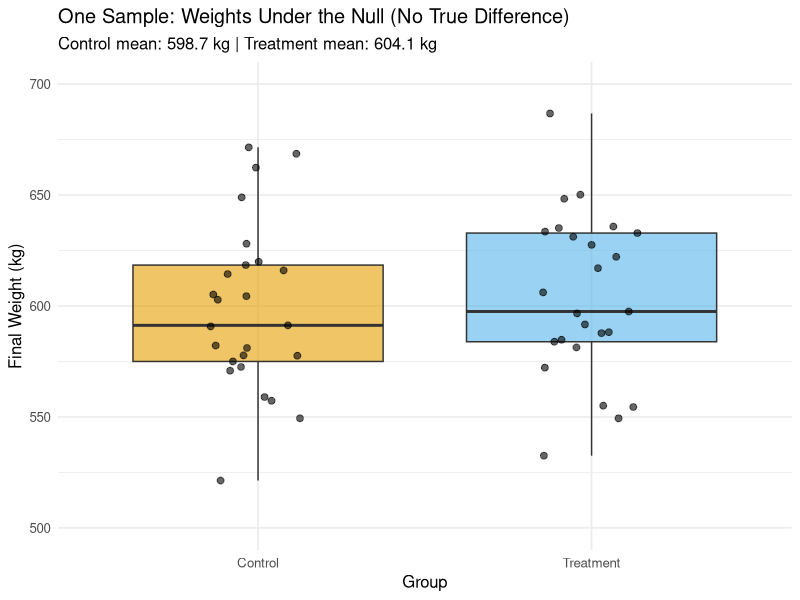
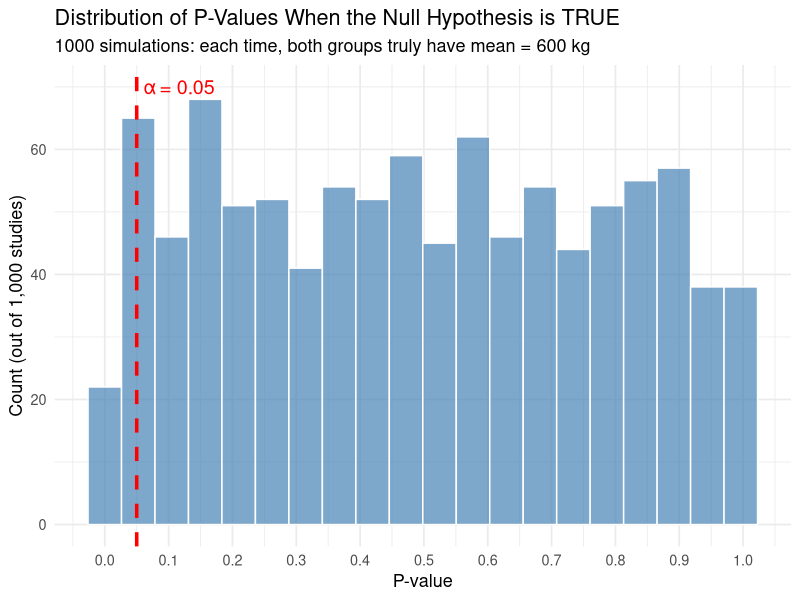
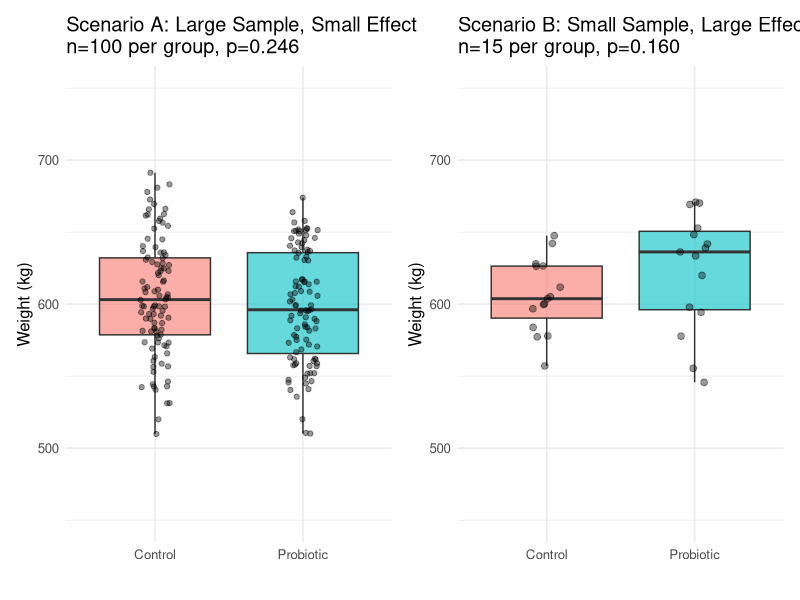
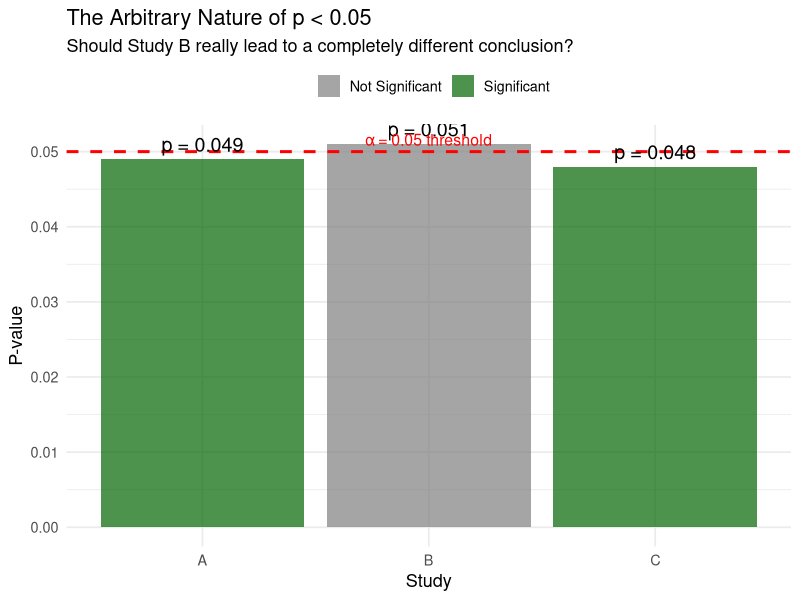
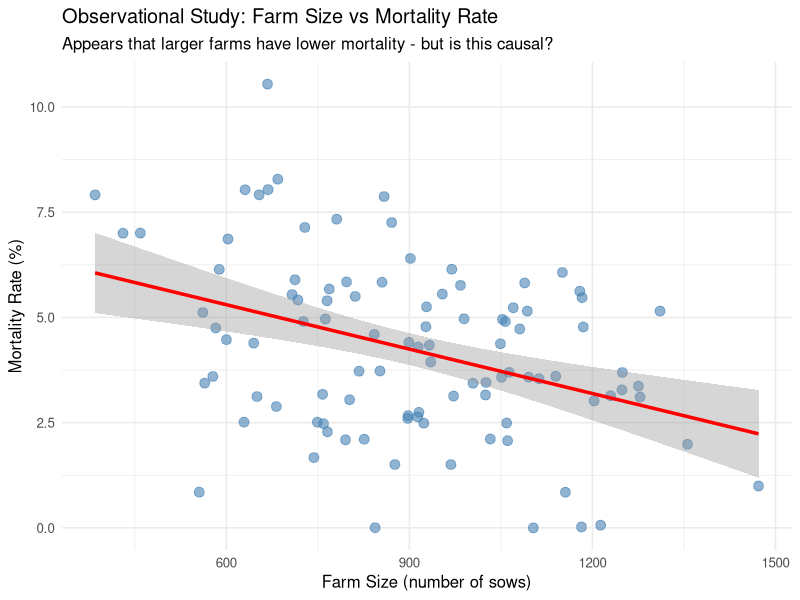
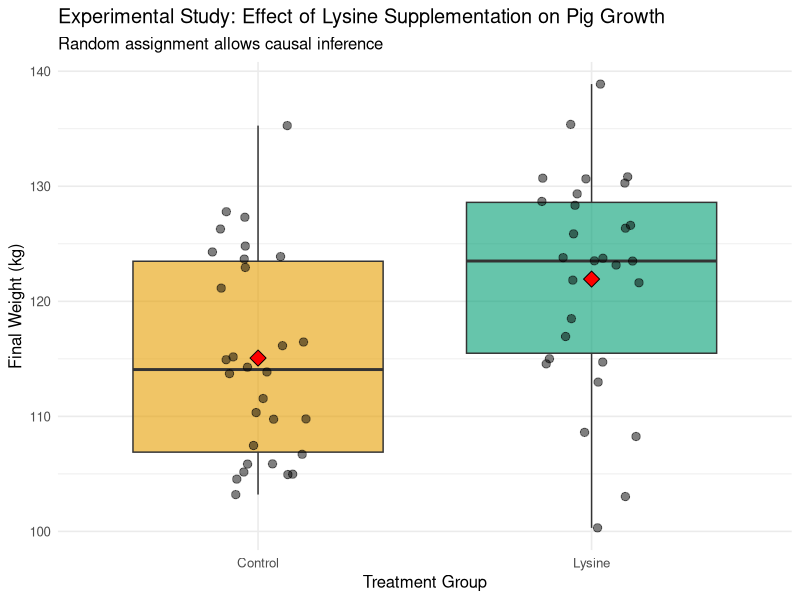
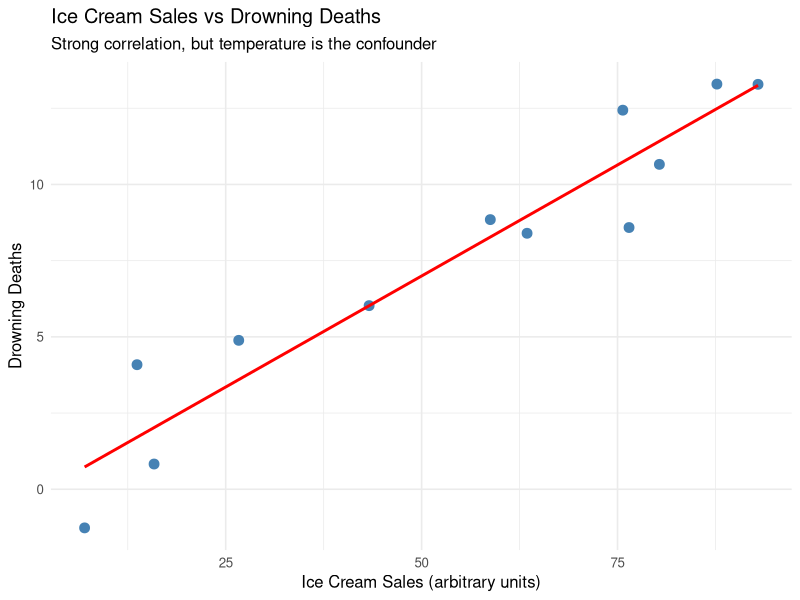
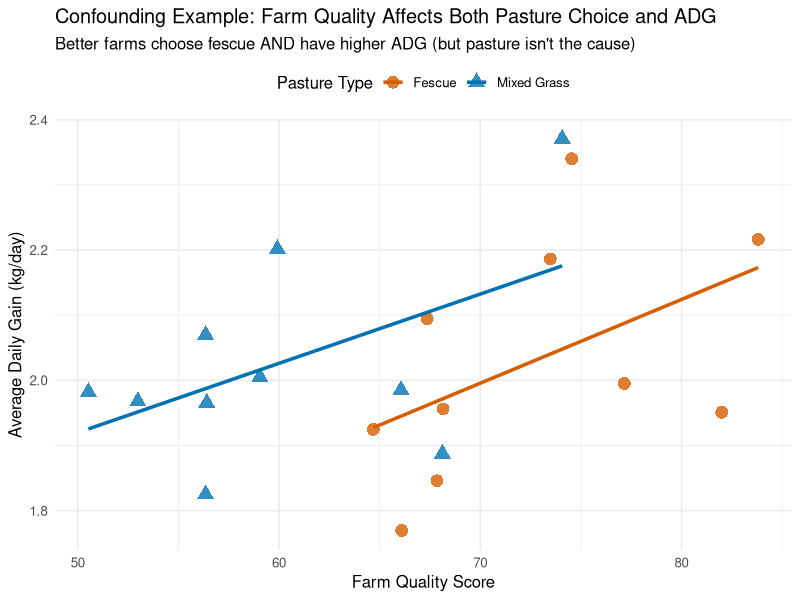

The R source for these figures, in order:
## ---- chunk 1
# Load required packages
library(tidyverse)
library(broom)
library(patchwork)
library(scales)

# Set theme for all plots
theme_set(theme_minimal(base_size = 12))

# Set seed for reproducibility
set.seed(20250122)
## ---- chunk 2
tibble(
  Aspect = c("Definition of Probability",
             "Parameters",
             "Prior Knowledge",
             "Output",
             "Interpretation"),
  Frequentist = c("Long-run frequency",
                  "Fixed, unknown constants",
                  "Not formally incorporated",
                  "p-values, confidence intervals",
                  "Based on hypothetical repetition"),
  Bayesian = c("Degree of belief",
               "Random variables with distributions",
               "Explicitly incorporated via priors",
               "Posterior distributions, credible intervals",
               "Direct probability statements")
) %>%
  knitr::kable(format = "html") %>%
  kableExtra::kable_styling(bootstrap_options = c("striped", "hover"))
## ---- chunk 3
# Simulation parameters
n_per_group <- 25
true_mean <- 600  # kg, both groups
true_sd <- 40

# Generate ONE sample where null is true
set.seed(123)
control <- rnorm(n_per_group, mean = true_mean, sd = true_sd)
treatment <- rnorm(n_per_group, mean = true_mean, sd = true_sd)

# Combine into data frame
sample_data <- tibble(
  weight = c(control, treatment),
  group = rep(c("Control", "Treatment"), each = n_per_group)
)

# Visualize
p1 <- ggplot(sample_data, aes(x = group, y = weight, fill = group)) +
  geom_boxplot(alpha = 0.6, outlier.shape = NA) +
  geom_jitter(width = 0.15, alpha = 0.6, size = 2) +
  scale_fill_manual(values = c("Control" = "#E69F00", "Treatment" = "#56B4E9")) +
  labs(
    title = "One Sample: Weights Under the Null (No True Difference)",
    subtitle = sprintf("Control mean: %.1f kg | Treatment mean: %.1f kg",
                      mean(control), mean(treatment)),
    y = "Final Weight (kg)",
    x = "Group"
  ) +
  theme(legend.position = "none") +
  ylim(500, 700)

print(p1)

# Run t-test
test_result <- t.test(control, treatment)
cat(sprintf("\nObserved difference: %.1f kg\n", mean(treatment) - mean(control)))
cat(sprintf("P-value: %.4f\n", test_result$p.value))
## ---- chunk 4
# Simulate 1000 experiments where null is true
n_simulations <- 1000

simulate_study <- function() {
  control <- rnorm(n_per_group, mean = true_mean, sd = true_sd)
  treatment <- rnorm(n_per_group, mean = true_mean, sd = true_sd)
  t.test(control, treatment)$p.value
}

p_values <- replicate(n_simulations, simulate_study())

# Visualize distribution
p2 <- tibble(p_value = p_values) %>%
  ggplot(aes(x = p_value)) +
  geom_histogram(bins = 20, fill = "steelblue", alpha = 0.7, color = "white") +
  geom_vline(xintercept = 0.05, color = "red", linetype = "dashed", linewidth = 1.2) +
  annotate("text", x = 0.05, y = 70, label = "α = 0.05",
           color = "red", hjust = -0.1, size = 5) +
  labs(
    title = "Distribution of P-Values When the Null Hypothesis is TRUE",
    subtitle = sprintf("%d simulations: each time, both groups truly have mean = %d kg",
                      n_simulations, true_mean),
    x = "P-value",
    y = "Count (out of 1,000 studies)"
  ) +
  scale_x_continuous(breaks = seq(0, 1, 0.1)) +
  theme_minimal(base_size = 13)

print(p2)

# Calculate proportion "significant"
prop_sig <- mean(p_values < 0.05)
cat(sprintf("\nProportion of p-values < 0.05: %.3f (expected: 0.05)\n", prop_sig))
cat(sprintf("Out of %d studies where null is TRUE, %d (%.1f%%) would be \"significant\" at p < 0.05\n",
            n_simulations, sum(p_values < 0.05), 100 * prop_sig))
## ---- chunk 5
set.seed(456)

# Scenario A: Large sample, small effect
n_large <- 100
effect_small <- 3  # kg difference
cattle_a_control <- rnorm(n_large, mean = 600, sd = 40)
cattle_a_treat <- rnorm(n_large, mean = 600 + effect_small, sd = 40)

# Scenario B: Small sample, large effect
n_small <- 15
effect_large <- 15  # kg difference
cattle_b_control <- rnorm(n_small, mean = 600, sd = 40)
cattle_b_treat <- rnorm(n_small, mean = 600 + effect_large, sd = 40)

# T-tests
p_a <- t.test(cattle_a_treat, cattle_a_control)$p.value
p_b <- t.test(cattle_b_treat, cattle_b_control)$p.value

# Visualize
data_a <- tibble(weight = c(cattle_a_control, cattle_a_treat),
                 group = rep(c("Control", "Probiotic"), each = n_large),
                 scenario = "A")
data_b <- tibble(weight = c(cattle_b_control, cattle_b_treat),
                 group = rep(c("Control", "Probiotic"), each = n_small),
                 scenario = "B")

plot_a <- ggplot(data_a, aes(x = group, y = weight, fill = group)) +
  geom_boxplot(alpha = 0.6) +
  geom_jitter(width = 0.1, alpha = 0.4, size = 1.5) +
  labs(title = sprintf("Scenario A: Large Sample, Small Effect\nn=%d per group, p=%.3f",
                       n_large, p_a),
       y = "Weight (kg)", x = "") +
  theme(legend.position = "none") +
  ylim(450, 750)

plot_b <- ggplot(data_b, aes(x = group, y = weight, fill = group)) +
  geom_boxplot(alpha = 0.6) +
  geom_jitter(width = 0.1, alpha = 0.4, size = 2) +
  labs(title = sprintf("Scenario B: Small Sample, Large Effect\nn=%d per group, p=%.3f",
                       n_small, p_b),
       y = "Weight (kg)", x = "") +
  theme(legend.position = "none") +
  ylim(450, 750)

plot_a + plot_b
## ---- chunk 6
# Simulation: huge sample, tiny effect
set.seed(789)
n_huge <- 5000
tiny_effect <- 0.3  # kg

monday_pigs <- rnorm(n_huge, mean = 280, sd = 20)
other_pigs <- rnorm(n_huge, mean = 280 + tiny_effect, sd = 20)

test_huge <- t.test(other_pigs, monday_pigs)

cat(sprintf("Sample size: %d per group\n", n_huge))
cat(sprintf("Mean difference: %.2f kg\n", mean(other_pigs) - mean(monday_pigs)))
cat(sprintf("P-value: %.2e (highly significant!)\n", test_huge$p.value))
cat(sprintf("But effect size: %.2f kg (%.1f%% of mean weight)\n",
            tiny_effect, 100 * tiny_effect / 280))
## ---- chunk 7
# Visualize the arbitrary threshold
tibble(
  study = c("A", "B", "C"),
  p_value = c(0.049, 0.051, 0.048),
  significant = p_value < 0.05
) %>%
  ggplot(aes(x = study, y = p_value, fill = significant)) +
  geom_col(alpha = 0.7) +
  geom_hline(yintercept = 0.05, linetype = "dashed", color = "red", linewidth = 1) +
  geom_text(aes(label = sprintf("p = %.3f", p_value)), vjust = -0.5, size = 5) +
  annotate("text", x = 2, y = 0.05, label = "α = 0.05 threshold",
           color = "red", vjust = -0.5, size = 4) +
  scale_fill_manual(values = c("TRUE" = "darkgreen", "FALSE" = "gray50"),
                    labels = c("TRUE" = "Significant", "FALSE" = "Not Significant")) +
  labs(
    title = "The Arbitrary Nature of p < 0.05",
    subtitle = "Should Study B really lead to a completely different conclusion?",
    x = "Study",
    y = "P-value",
    fill = ""
  ) +
  theme_minimal(base_size = 13) +
  theme(legend.position = "top")
## ---- chunk 8
# Simulate observational data with confounding
set.seed(321)
n_farms <- 100

# Management quality is a confounder
management_quality <- rnorm(n_farms, mean = 50, sd = 15)

# Better-managed farms tend to be larger (confounding)
farm_size <- 500 + 8 * management_quality + rnorm(n_farms, mean = 0, sd = 200)

# Mortality is affected by management quality, NOT farm size directly
mortality_rate <- 8 - 0.08 * management_quality + rnorm(n_farms, mean = 0, sd = 1.5)
mortality_rate <- pmax(0, mortality_rate)  # Can't be negative

farm_data <- tibble(
  farm_id = 1:n_farms,
  size = farm_size,
  mortality = mortality_rate,
  management = management_quality
)

# Naive analysis (ignoring confounding)
p3 <- ggplot(farm_data, aes(x = size, y = mortality)) +
  geom_point(alpha = 0.6, size = 3, color = "steelblue") +
  geom_smooth(method = "lm", se = TRUE, color = "red", linewidth = 1.2) +
  labs(
    title = "Observational Study: Farm Size vs Mortality Rate",
    subtitle = "Appears that larger farms have lower mortality - but is this causal?",
    x = "Farm Size (number of sows)",
    y = "Mortality Rate (%)"
  )

print(p3)

cor_size_mort <- cor(farm_data$size, farm_data$mortality)
cat(sprintf("\nCorrelation between farm size and mortality: %.3f\n", cor_size_mort))
cat("But this is driven by a confounder: management quality!\n")
## ---- chunk 9
# Simulate experimental data
set.seed(654)
n_pigs <- 60

# Randomly assign treatment
pig_data <- tibble(
  pig_id = 1:n_pigs,
  treatment = rep(c("Control", "Lysine"), each = n_pigs/2),
  # Lysine truly increases weight by ~8 kg
  final_weight = ifelse(treatment == "Control",
                       rnorm(n_pigs/2, mean = 115, sd = 12),
                       rnorm(n_pigs/2, mean = 115 + 8, sd = 12))
)

# Visualize
p4 <- ggplot(pig_data, aes(x = treatment, y = final_weight, fill = treatment)) +
  geom_boxplot(alpha = 0.6, outlier.shape = NA) +
  geom_jitter(width = 0.15, alpha = 0.5, size = 2.5) +
  stat_summary(fun = mean, geom = "point", shape = 23, size = 4, fill = "red") +
  scale_fill_manual(values = c("Control" = "#E69F00", "Lysine" = "#009E73")) +
  labs(
    title = "Experimental Study: Effect of Lysine Supplementation on Pig Growth",
    subtitle = "Random assignment allows causal inference",
    y = "Final Weight (kg)",
    x = "Treatment Group"
  ) +
  theme(legend.position = "none")

print(p4)

# Test for difference
exp_test <- t.test(final_weight ~ treatment, data = pig_data)
cat(sprintf("\nMean difference: %.2f kg\n",
            mean(pig_data$final_weight[pig_data$treatment == "Lysine"]) -
            mean(pig_data$final_weight[pig_data$treatment == "Control"])))
cat(sprintf("P-value: %.4f\n", exp_test$p.value))
cat("\nBecause we RANDOMLY assigned treatments, we can conclude:\n")
cat("Lysine supplementation CAUSES increased growth in pigs.\n")
## ---- chunk 10
# Simulate ice cream and drowning with temperature as confounder
months <- 1:12
temperature <- c(0, 2, 10, 15, 20, 25, 28, 27, 22, 15, 8, 2)  # Celsius
ice_cream_sales <- 10 + 3 * temperature + rnorm(12, 0, 5)
drownings <- 2 + 0.4 * temperature + rnorm(12, 0, 1)

confound_data <- tibble(
  month = factor(month.abb, levels = month.abb),
  temp = temperature,
  ice_cream = ice_cream_sales,
  drowning = drownings
)

p5 <- ggplot(confound_data, aes(x = ice_cream, y = drowning)) +
  geom_point(size = 3, color = "steelblue") +
  geom_smooth(method = "lm", se = FALSE, color = "red") +
  labs(
    title = "Ice Cream Sales vs Drowning Deaths",
    subtitle = "Strong correlation, but temperature is the confounder",
    x = "Ice Cream Sales (arbitrary units)",
    y = "Drowning Deaths"
  )

print(p5)
## ---- chunk 11
# Simulate pasture study with confounding
set.seed(987)
n_farms <- 20

pasture_data <- tibble(
  farm = 1:n_farms,
  pasture_type = rep(c("Fescue", "Mixed Grass"), each = 10)
) %>%
  mutate(
    # Farm quality is confounder: better farms choose fescue
    farm_quality = ifelse(pasture_type == "Fescue",
                         rnorm(n_farms/2, mean = 75, sd = 8),
                         rnorm(n_farms/2, mean = 60, sd = 8)),
    # ADG depends on farm quality, NOT pasture type!
    adg = 1.2 + 0.012 * farm_quality + rnorm(n_farms, mean = 0, sd = 0.15)
  )

# Visualize the confounding
p6 <- ggplot(pasture_data, aes(x = farm_quality, y = adg, color = pasture_type, shape = pasture_type)) +
  geom_point(size = 4, alpha = 0.8) +
  geom_smooth(method = "lm", se = FALSE, linewidth = 1.2) +
  scale_color_manual(values = c("Fescue" = "#D55E00", "Mixed Grass" = "#0072B2")) +
  labs(
    title = "Confounding Example: Farm Quality Affects Both Pasture Choice and ADG",
    subtitle = "Better farms choose fescue AND have higher ADG (but pasture isn't the cause)",
    x = "Farm Quality Score",
    y = "Average Daily Gain (kg/day)",
    color = "Pasture Type",
    shape = "Pasture Type"
  ) +
  theme(legend.position = "top")

print(p6)

# Naive comparison
pasture_data %>%
  group_by(pasture_type) %>%
  summarise(mean_adg = mean(adg), .groups = 'drop') %>%
  knitr::kable(digits = 3, col.names = c("Pasture Type", "Mean ADG (kg/day)"))
## ---- chunk 12
set.seed(2025)

# Start with 60 pigs with various characteristics
pigs <- tibble(
  pig_id = 1:60,
  initial_weight = rnorm(60, mean = 25, sd = 4),
  age_days = round(runif(60, min = 50, max = 70)),
  sex = sample(c("Male", "Female"), 60, replace = TRUE),
  litter = sample(1:15, 60, replace = TRUE)
)

# RANDOMLY assign to treatment
pigs <- pigs %>%
  mutate(treatment = sample(rep(c("Control", "Probiotic"), each = 30)))

# Check balance
pigs %>%
  group_by(treatment) %>%
  summarise(
    n = n(),
    mean_weight = mean(initial_weight),
    mean_age = mean(age_days),
    prop_male = mean(sex == "Male"),
    .groups = 'drop'
  ) %>%
  knitr::kable(digits = 2,
               col.names = c("Treatment", "N", "Mean Weight (kg)",
                            "Mean Age (days)", "Proportion Male"))
## ---- chunk 13
set.seed(111)

# Simulate RCT data
rct_pigs <- tibble(
  pig_id = 1:120,
  # Randomize first
  treatment = sample(rep(c("Control", "Additive"), each = 60)),
  # Baseline characteristics are balanced (due to randomization)
  initial_weight = rnorm(120, mean = 20, sd = 3),
  # Outcome: additive truly improves ADG by 0.05 kg/day
  adg = ifelse(treatment == "Control",
              rnorm(60, mean = 0.75, sd = 0.10),
              rnorm(60, mean = 0.75 + 0.05, sd = 0.10))
)

# Visualize
p7 <- ggplot(rct_pigs, aes(x = treatment, y = adg, fill = treatment)) +
  geom_boxplot(alpha = 0.6, outlier.shape = NA) +
  geom_jitter(width = 0.2, alpha = 0.3, size = 1.5) +
  stat_summary(fun = mean, geom = "point", shape = 23, size = 5, fill = "white", color = "black") +
  scale_fill_manual(values = c("Control" = "#E69F00", "Additive" = "#56B4E9")) +
  labs(
    title = "RCT Results: Feed Additive Effect on Average Daily Gain",
    subtitle = "White diamond = group mean",
    y = "Average Daily Gain (kg/day)",
    x = "Treatment Group"
  ) +
  theme(legend.position = "none")

print(p7)

# Statistical test
rct_test <- t.test(adg ~ treatment, data = rct_pigs)
effect_size <- mean(rct_pigs$adg[rct_pigs$treatment == "Additive"]) -
               mean(rct_pigs$adg[rct_pigs$treatment == "Control"])

cat(sprintf("\nControl mean ADG: %.3f kg/day\n",
            mean(rct_pigs$adg[rct_pigs$treatment == "Control"])))
cat(sprintf("Additive mean ADG: %.3f kg/day\n",
            mean(rct_pigs$adg[rct_pigs$treatment == "Additive"])))
cat(sprintf("Difference: %.3f kg/day\n", effect_size))
cat(sprintf("95%% CI: [%.3f, %.3f]\n", rct_test$conf.int[1], rct_test$conf.int[2]))
cat(sprintf("P-value: %.4f\n", rct_test$p.value))
cat("\n✓ Because of RANDOM ASSIGNMENT, we can conclude:\n")
cat("  The additive CAUSES a ~0.05 kg/day increase in growth rate.\n")
## ---- chunk 14
sessionInfo()
